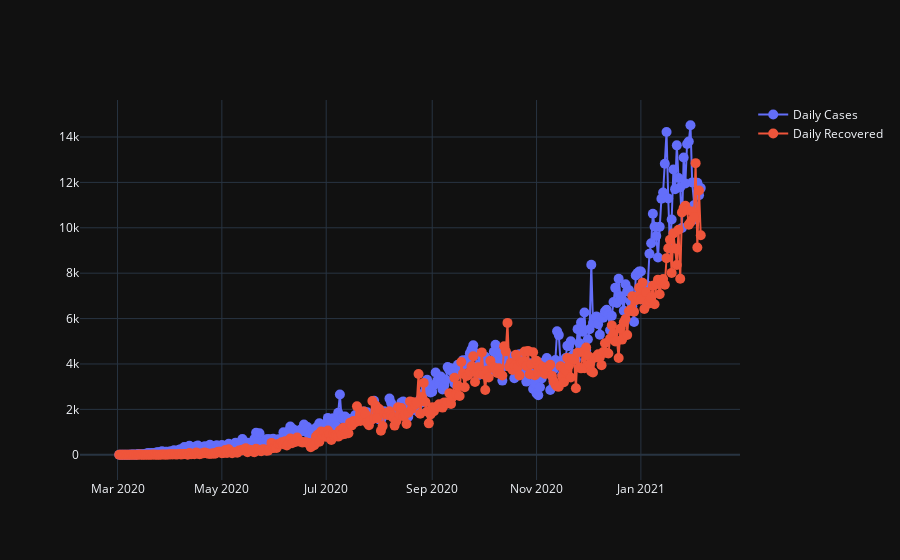

Write notebook code for a chart like this one.
### Code cell
fig7_1 = go.Figure()
fig7_1.add_trace(go.Scatter(x=data['date'], y=data['daily_cases'], mode='lines+markers', marker=dict(size=10), name='Daily Cases'))
fig7_1.add_trace(go.Scatter(x=data['date'], y=data['daily_recovered'], mode='lines+markers', marker=dict(size=10), name='Daily Recovered'))

### Figure 1 — Plotly figure (JSON) as saved in the notebook; plotly's stock layout.template omitted (floating-point values rounded to 4 significant figures; data arrays with more than 128 entries replaced by an {"elided": "..."} marker saying what was removed)
{"data": [{"marker": {"size": 10}, "mode": "lines+markers", "name": "Daily Cases", "type": "scatter", "x": {"elided": "341 str values"}, "y": {"elided": "341 int values"}}, {"marker": {"size": 10}, "mode": "lines+markers", "name": "Daily Recovered", "type": "scatter", "x": {"elided": "341 str values"}, "y": {"elided": "341 int values"}}], "layout": {}}
